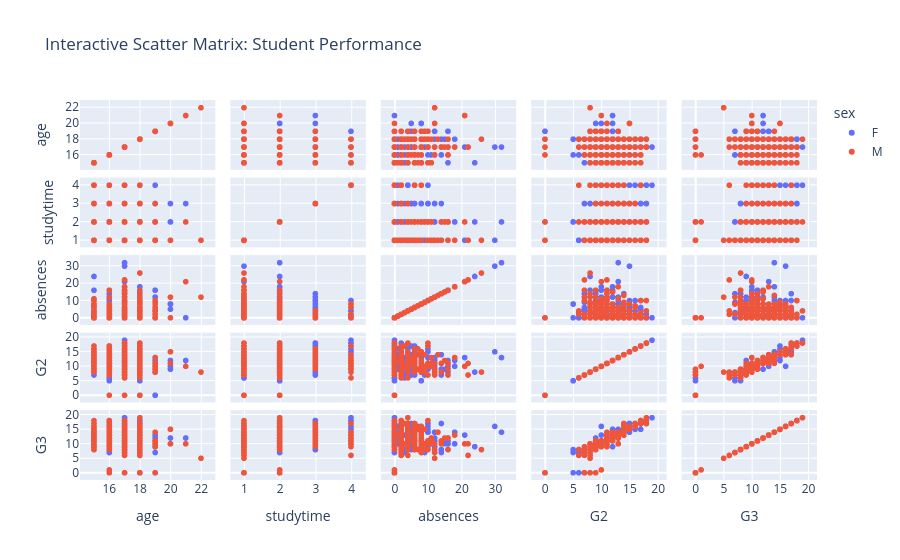
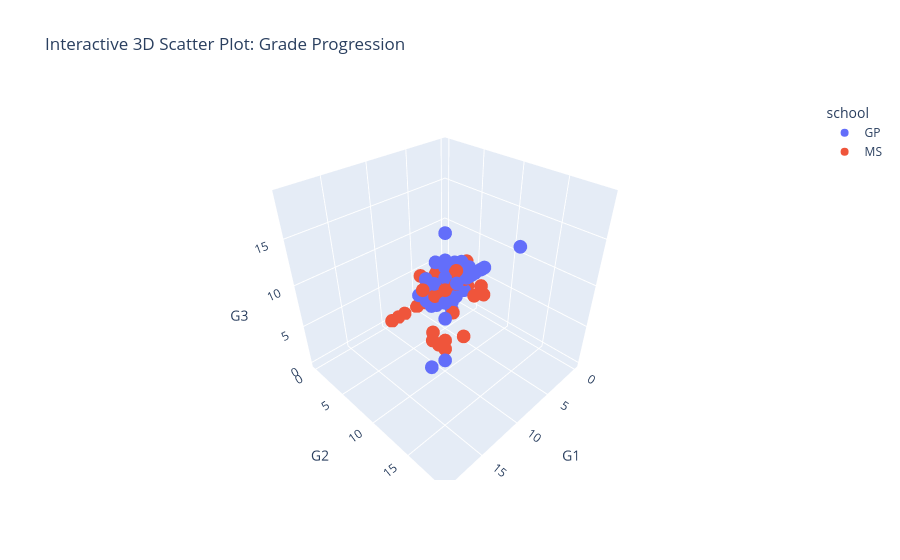
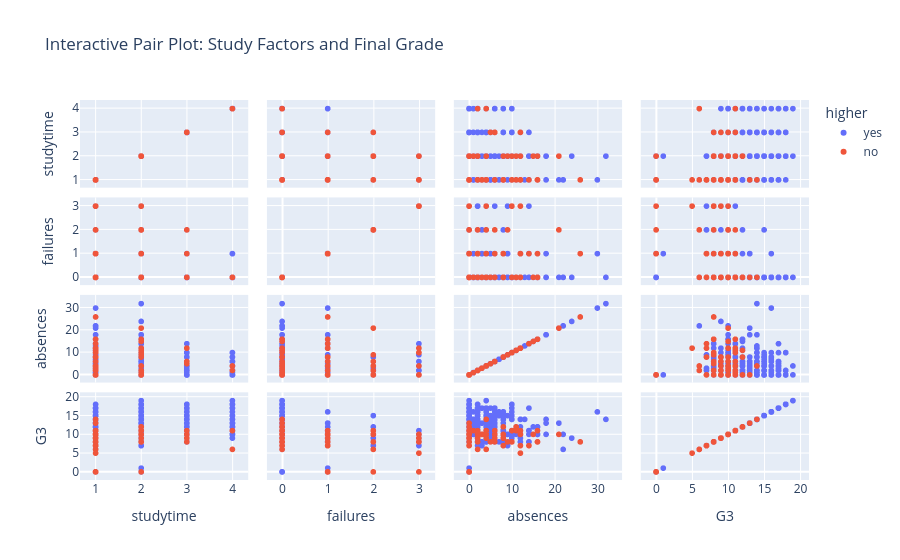

Notebook source saved alongside these figures, in order:
### Markdown cell above
## 4. Interactive visualizations

### Code cell
scatter_cols = ['age', 'studytime', 'absences', 'G2', 'G3']
fig = px.scatter_matrix(df, dimensions=scatter_cols, color='sex',
                        title='Interactive Scatter Matrix: Student Performance')
fig.write_html(figures_dir / 'scatter_matrix.html')
if os.environ.get('HEADLESS_RUN') != '1':
    fig.show()

fig = px.scatter_3d(df, x='G1', y='G2', z='G3', color='school',
                    hover_data=['sex', 'age', 'studytime', 'absences'],
                    title='Interactive 3D Scatter Plot: Grade Progression')
fig.write_html(figures_dir / '3d_scatter.html')
if os.environ.get('HEADLESS_RUN') != '1':
    fig.show()

pair_cols = ['studytime', 'failures', 'absences', 'G3']
fig = px.scatter_matrix(df, dimensions=pair_cols, color='higher',
                        title='Interactive Pair Plot: Study Factors and Final Grade')
fig.write_html(figures_dir / 'pair_plot.html')
if os.environ.get('HEADLESS_RUN') != '1':
    fig.show()

print('Saved: scatter_matrix.html, 3d_scatter.html, pair_plot.html')

### Figure 1 — Plotly figure (JSON) as saved in the notebook; plotly's stock layout.template omitted (floating-point values rounded to 4 significant figures; data arrays with more than 128 entries replaced by an {"elided": "..."} marker saying what was removed)
{"data": [{"dimensions": [{"axis": {"matches": true}, "label": "age", "values": {"elided": "383 int values"}}, {"axis": {"matches": true}, "label": "studytime", "values": {"elided": "383 int values"}}, {"axis": {"matches": true}, "label": "absences", "values": {"elided": "383 int values"}}, {"axis": {"matches": true}, "label": "G2", "values": {"elided": "383 int values"}}, {"axis": {"matches": true}, "label": "G3", "values": {"elided": "383 int values"}}], "hovertemplate": "sex=F<br>%{xaxis.title.text}=%{x}<br>%{yaxis.title.text}=%{y}<extra></extra>", "legendgroup": "F", "marker": {"color": "#636efa", "symbol": "circle"}, "name": "F", "showlegend": true, "type": "splom"}, {"dimensions": [{"axis": {"matches": true}, "label": "age", "values": {"elided": "266 int values"}}, {"axis": {"matches": true}, "label": "studytime", "values": {"elided": "266 int values"}}, {"axis": {"matches": true}, "label": "absences", "values": {"elided": "266 int values"}}, {"axis": {"matches": true}, "label": "G2", "values": {"elided": "266 int values"}}, {"axis": {"matches": true}, "label": "G3", "values": {"elided": "266 int values"}}], "hovertemplate": "sex=M<br>%{xaxis.title.text}=%{x}<br>%{yaxis.title.text}=%{y}<extra></extra>", "legendgroup": "M", "marker": {"color": "#EF553B", "symbol": "circle"}, "name": "M", "showlegend": true, "type": "splom"}], "layout": {"dragmode": "select", "legend": {"title": {"text": "sex"}, "tracegroupgap": 0}, "title": {"text": "Interactive Scatter Matrix: Student Performance"}}}

### Figure 2 — Plotly figure (JSON) as saved in the notebook; plotly's stock layout.template omitted (floating-point values rounded to 4 significant figures; data arrays with more than 128 entries replaced by an {"elided": "..."} marker saying what was removed)
{"data": [{"customdata": {"elided": "423x4 mixed values"}, "hovertemplate": "school=GP<br>G1=%{x}<br>G2=%{y}<br>G3=%{z}<br>sex=%{customdata[0]}<br>age=%{customdata[1]}<br>studytime=%{customdata[2]}<br>absences=%{customdata[3]}<extra></extra>", "legendgroup": "GP", "marker": {"color": "#636efa", "symbol": "circle"}, "mode": "markers", "name": "GP", "scene": "scene", "showlegend": true, "type": "scatter3d", "x": {"elided": "423 int values"}, "y": {"elided": "423 int values"}, "z": {"elided": "423 int values"}}, {"customdata": {"elided": "226x4 mixed values"}, "hovertemplate": "school=MS<br>G1=%{x}<br>G2=%{y}<br>G3=%{z}<br>sex=%{customdata[0]}<br>age=%{customdata[1]}<br>studytime=%{customdata[2]}<br>absences=%{customdata[3]}<extra></extra>", "legendgroup": "MS", "marker": {"color": "#EF553B", "symbol": "circle"}, "mode": "markers", "name": "MS", "scene": "scene", "showlegend": true, "type": "scatter3d", "x": {"elided": "226 int values"}, "y": {"elided": "226 int values"}, "z": {"elided": "226 int values"}}], "layout": {"legend": {"title": {"text": "school"}, "tracegroupgap": 0}, "scene": {"domain": {"x": [0, 1], "y": [0, 1]}, "xaxis": {"title": {"text": "G1"}}, "yaxis": {"title": {"text": "G2"}}, "zaxis": {"title": {"text": "G3"}}}, "title": {"text": "Interactive 3D Scatter Plot: Grade Progression"}}}

### Figure 3 — Plotly figure (JSON) as saved in the notebook; plotly's stock layout.template omitted (floating-point values rounded to 4 significant figures; data arrays with more than 128 entries replaced by an {"elided": "..."} marker saying what was removed)
{"data": [{"dimensions": [{"axis": {"matches": true}, "label": "studytime", "values": {"elided": "580 int values"}}, {"axis": {"matches": true}, "label": "failures", "values": {"elided": "580 int values"}}, {"axis": {"matches": true}, "label": "absences", "values": {"elided": "580 int values"}}, {"axis": {"matches": true}, "label": "G3", "values": {"elided": "580 int values"}}], "hovertemplate": "higher=yes<br>%{xaxis.title.text}=%{x}<br>%{yaxis.title.text}=%{y}<extra></extra>", "legendgroup": "yes", "marker": {"color": "#636efa", "symbol": "circle"}, "name": "yes", "showlegend": true, "type": "splom"}, {"dimensions": [{"axis": {"matches": true}, "label": "studytime", "values": [1, 2, 2, 1, 1, 1, 1, 1, 1, 2, 1, 2, 1, 1, 1, 2, 1, 1, 1, 1, 2, 1, 2, 1, 2, 2, 2, 1, 3, 1, 2, 2, 1, 1, 1, 4, 1, 1, 1, 1, 1, 2, 1, 3, 3, 1, 1, 2, 1, 1, 4, 2, 1, 1, 1, 1, 2, 1, 1, 1, 1, 1, 3, 1, 2, 1, 2, 2, 1]}, {"axis": {"matches": true}, "label": "failures", "values": [3, 2, 3, 0, 0, 2, 0, 1, 1, 0, 3, 0, 1, 1, 0, 0, 1, 3, 0, 2, 1, 0, 0, 0, 0, 0, 1, 0, 0, 1, 0, 2, 0, 0, 1, 0, 0, 0, 1, 0, 0, 0, 0, 2, 1, 1, 1, 0, 0, 1, 0, 2, 0, 0, 1, 1, 2, 3, 1, 0, 0, 1, 0, 0, 1, 1, 0, 3, 0]}, {"axis": {"matches": true}, "label": "absences", "values": [0, 0, 10, 0, 16, 0, 6, 8, 2, 0, 10, 0, 14, 26, 4, 16, 8, 12, 8, 4, 4, 0, 8, 8, 12, 15, 0, 10, 12, 16, 11, 21, 11, 0, 0, 4, 8, 4, 0, 2, 0, 1, 6, 6, 6, 0, 4, 0, 0, 12, 2, 2, 3, 0, 2, 0, 9, 4, 12, 0, 0, 0, 5, 4, 2, 0, 0, 0, 3]}, {"axis": {"matches": true}, "label": "G3", "values": [10, 11, 8, 10, 8, 0, 11, 9, 8, 8, 8, 11, 7, 8, 11, 8, 10, 5, 7, 6, 11, 10, 12, 9, 10, 10, 10, 11, 11, 11, 12, 10, 11, 9, 7, 11, 9, 10, 10, 11, 9, 11, 8, 10, 9, 10, 10, 9, 13, 7, 6, 10, 10, 10, 9, 0, 8, 9, 10, 9, 7, 0, 8, 14, 10, 0, 12, 0, 10]}], "hovertemplate": "higher=no<br>%{xaxis.title.text}=%{x}<br>%{yaxis.title.text}=%{y}<extra></extra>", "legendgroup": "no", "marker": {"color": "#EF553B", "symbol": "circle"}, "name": "no", "showlegend": true, "type": "splom"}], "layout": {"dragmode": "select", "legend": {"title": {"text": "higher"}, "tracegroupgap": 0}, "title": {"text": "Interactive Pair Plot: Study Factors and Final Grade"}}}
